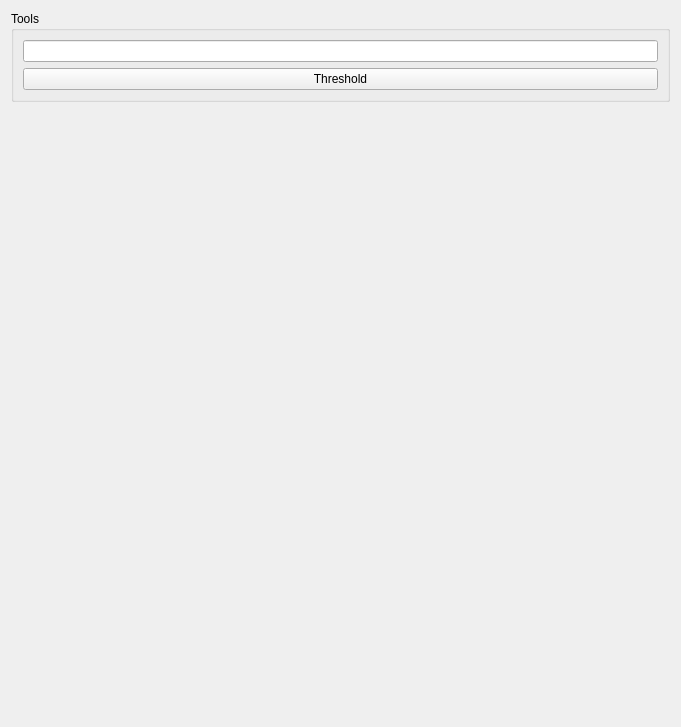
<?xml version="1.0" encoding="UTF-8"?>
<ui version="4.0">
 <class>VolumeViewer</class>
 <widget class="QWidget" name="VolumeViewer">
  <property name="geometry">
   <rect>
    <x>0</x>
    <y>0</y>
    <width>681</width>
    <height>727</height>
   </rect>
  </property>
  <property name="windowTitle">
   <string>Volume view</string>
  </property>
  <layout class="QHBoxLayout" name="horizontalLayout">
   <item>
    <layout class="QVBoxLayout" name="plotLayout"/>
   </item>
   <item>
    <layout class="QVBoxLayout" name="verticalLayout">
     <item>
      <widget class="QGroupBox" name="groupBox">
       <property name="sizePolicy">
        <sizepolicy hsizetype="Minimum" vsizetype="Preferred">
         <horstretch>0</horstretch>
         <verstretch>0</verstretch>
        </sizepolicy>
       </property>
       <property name="title">
        <string>Tools</string>
       </property>
       <layout class="QVBoxLayout" name="verticalLayout_2">
        <item>
         <widget class="QLineEdit" name="thresholdLineEdit">
          <property name="sizePolicy">
           <sizepolicy hsizetype="Minimum" vsizetype="Fixed">
            <horstretch>0</horstretch>
            <verstretch>0</verstretch>
           </sizepolicy>
          </property>
         </widget>
        </item>
        <item>
         <widget class="QPushButton" name="thresholdBtn">
          <property name="sizePolicy">
           <sizepolicy hsizetype="Minimum" vsizetype="Fixed">
            <horstretch>0</horstretch>
            <verstretch>0</verstretch>
           </sizepolicy>
          </property>
          <property name="text">
           <string>Threshold</string>
          </property>
         </widget>
        </item>
       </layout>
      </widget>
     </item>
     <item>
      <spacer name="verticalSpacer_2">
       <property name="orientation">
        <enum>Qt::Vertical</enum>
       </property>
       <property name="sizeHint" stdset="0">
        <size>
         <width>20</width>
         <height>40</height>
        </size>
       </property>
      </spacer>
     </item>
    </layout>
   </item>
  </layout>
 </widget>
 <resources/>
 <connections/>
</ui>
